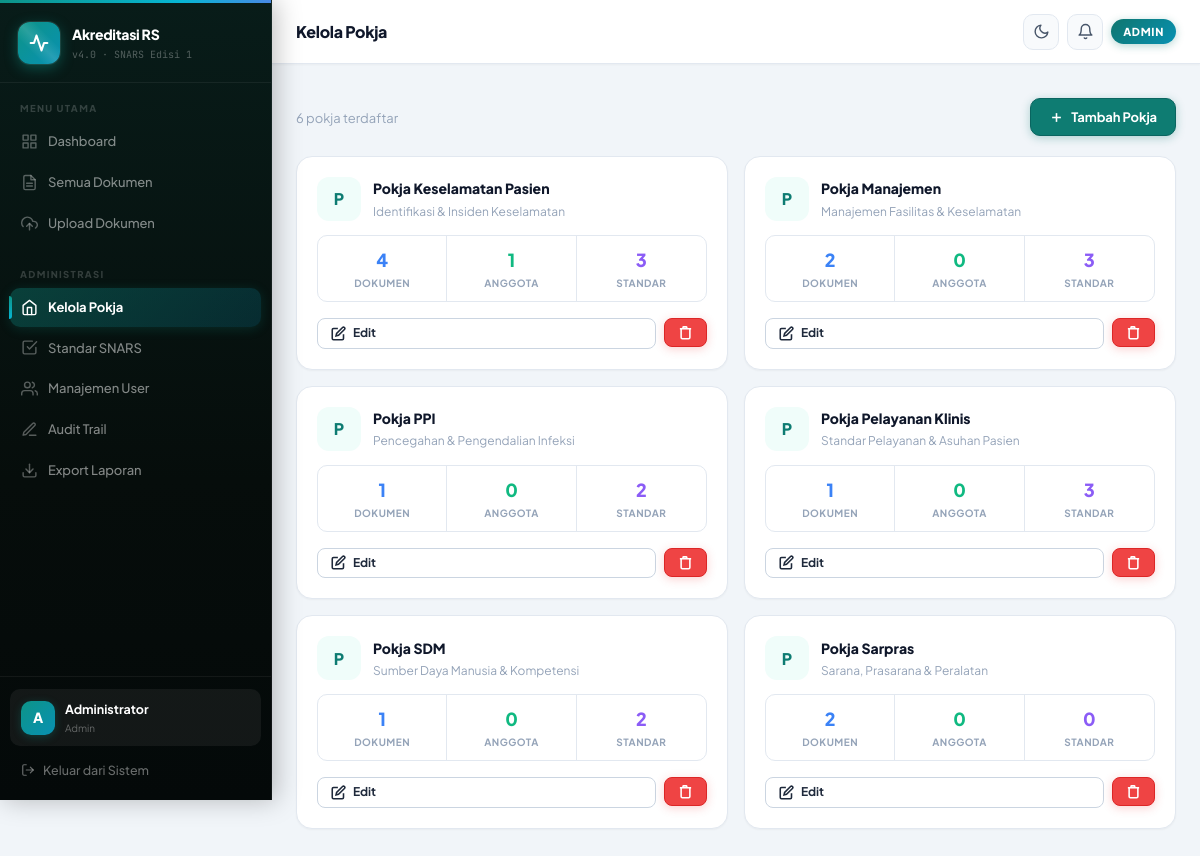
The app's page /admin/pokja (signed in) with its own data.
### tables this page shows
CREATE TABLE users(
            id INTEGER PRIMARY KEY AUTOINCREMENT,
            username TEXT UNIQUE NOT NULL,
            full_name TEXT NOT NULL,
            role TEXT NOT NULL,
            password_hash TEXT NOT NULL,
            active INTEGER NOT NULL DEFAULT 1,
            theme TEXT NOT NULL DEFAULT 'light',
            created_at TEXT NOT NULL);

CREATE TABLE pokja(
            id INTEGER PRIMARY KEY AUTOINCREMENT,
            name TEXT UNIQUE NOT NULL,
            description TEXT DEFAULT '');

### app.py (the view, shortened to what this page needs)
    @app.route("/admin/pokja", methods=["GET", "POST"])
    @login_required
    @admin_required
    def manage_pokja():
        pokja_rows = g.db.execute("""
            SELECT p.id, p.name, p.description,
                   COUNT(DISTINCT f.id) AS total_files,
                   COUNT(DISTINCT up.user_id) AS total_users,
                   COUNT(DISTINCT s.id) AS total_standar
            FROM pokja p
            LEFT JOIN files f ON f.pokja_id=p.id
            LEFT JOIN user_pokja up ON up.pokja_id=p.id
            LEFT JOIN standar s ON s.pokja_id=p.id
            GROUP BY p.id ORDER BY p.name
        """).fetchall()
        return render_template("pokja.html", pokja_rows=pokja_rows, csrf=_csrf())

### app.py (called while the page is built)
def get_db_connection():
    c = sqlite3.connect(DB_PATH)
    c.row_factory = sqlite3.Row
    c.execute("PRAGMA foreign_keys=ON")
    c.execute("PRAGMA journal_mode=WAL")
    return c

def get_current_user():
    uid = session.get("user_id")
    if not uid: return None
    db  = getattr(g, "db", None)
    if not db: return None
    row = db.execute(
        "SELECT id,username,full_name,role,active,theme FROM users WHERE id=?", (uid,)).fetchone()
    if not row or int(row["active"]) != 1:
        session.clear(); return None
    return row

def login_required(func):
    @wraps(func)
    def wrapper(*a, **kw):
        if not g.user: return redirect(url_for("login"))
        return func(*a, **kw)
    return wrapper

def admin_required(func):
    @wraps(func)
    def wrapper(*a, **kw):
        if not g.user or g.user["role"] != "admin":
            flash("Akses ditolak. Halaman ini hanya untuk administrator.", "danger")
            return redirect(url_for("dashboard"))
        return func(*a, **kw)
    return wrapper

def _csrf():    return session.get("_csrf", "")

### templates/pokja.html (shortened to what this page needs)
{% extends 'base.html' %}
{% block page_title %}Kelola Pokja{% endblock %}
{% block content %}
<div class="section-header mb-24">
  <div>
    <div class="section-sub">{{ pokja_rows|length }} pokja terdaftar</div>
  </div>
  <button class="btn btn-primary" onclick="openModal('modalAddPokja')">
    <svg xmlns="http://w3.org" viewBox="0 0 24 24" fill="none" stroke="currentColor" stroke-width="2.5"><line x1="12" y1="5" x2="12" y2="19"/><line x1="5" y1="12" x2="19" y2="12"/></svg>
    Tambah Pokja
  </button>
</div>
{% if pokja_rows %}
<div style="display:grid;grid-template-columns:repeat(auto-fill,minmax(300px,1fr));gap:16px;margin-bottom:24px;">
  {% for p in pokja_rows %}
  <div class="card" style="overflow:visible;">
    <div style="padding:20px;">
      <div style="display:flex;align-items:flex-start;justify-content:space-between;gap:12px;margin-bottom:14px;">
        <div style="display:flex;align-items:center;gap:12px;">
          <div style="width:44px;height:44px;border-radius:12px;background:var(--brand-xlight);color:var(--brand);display:flex;align-items:center;justify-content:center;flex-shrink:0;font-weight:900;font-size:16px;">
            {{ p['name'][0]|upper }}
          </div>
          <div>
            <div style="font-weight:800;font-size:14px;color:var(--text-1);">{{ p['name'] }}</div>
            {% if p['description'] %}
            <div style="font-size:12px;color:var(--text-4);margin-top:2px;">{{ p['description']|truncate(50) }}</div>
            {% endif %}
          </div>
        </div>
      </div>
      <div style="display:grid;grid-template-columns:repeat(3,1fr);gap:0;border:1.5px solid var(--border);border-radius:10px;overflow:hidden;margin-bottom:16px;">
        <div style="padding:10px;text-align:center;border-right:1px solid var(--border);">
          <div style="font-size:18px;font-weight:900;color:var(--blue);">{{ p['total_files'] }}</div>
          <div style="font-size:10px;color:var(--text-4);font-weight:700;text-transform:uppercase;letter-spacing:.05em;">Dokumen</div>
        </div>
        <div style="padding:10px;text-align:center;border-right:1px solid var(--border);">
          <div style="font-size:18px;font-weight:900;color:var(--green);">{{ p['total_users'] }}</div>
          <div style="font-size:10px;color:var(--text-4);font-weight:700;text-transform:uppercase;letter-spacing:.05em;">Anggota</div>
        </div>
        <div style="padding:10px;text-align:center;">
          <div style="font-size:18px;font-weight:900;color:var(--purple);">{{ p['total_standar'] }}</div>
          <div style="font-size:10px;color:var(--text-4);font-weight:700;text-transform:uppercase;letter-spacing:.05em;">Standar</div>
        </div>
      </div>
      <div style="display:flex;gap:8px;">
        <button class="btn btn-secondary btn-sm" style="flex:1;" title="Edit"
                onclick="openEditPokja({{ p['id'] }}, '{{ p['name']|replace('\'','\\\'') }}', '{{ p['description']|replace('\'','\\\'') if p['description'] else '' }}')">
          <svg xmlns="http://w3.org" viewBox="0 0 24 24" fill="none" stroke="currentColor" stroke-width="2.5"><path d="M11 4H4a2 2 0 0 0-2 2v14a2 2 0 0 0 2 2h14a2 2 0 0 0 2-2v-7"/><path d="M18.5 2.5a2.121 2.121 0 0 1 3 3L12 15l-4 1 1-4 9.5-9.5z"/></svg>
          Edit
        </button>
        <form method="POST" action="{{ url_for('manage_pokja') }}" id="delP-{{ p['id'] }}" style="display:inline;">
          <button type="button" class="btn btn-danger btn-sm"
                  onclick="confirmDelete('delP-{{ p['id'] }}', '{{ p['name']|e }}')" title="Hapus">
            <svg xmlns="http://w3.org" viewBox="0 0 24 24" fill="none" stroke="currentColor" stroke-width="2.5"><polyline points="3 6 5 6 21 6"/><path d="M19 6v14a2 2 0 0 1-2 2H7a2 2 0 0 1-2-2V6m3 0V4a1 1 0 0 1 1-1h4a1 1 0 0 1 1 1v2"/></svg>
          </button>
        </form>
      </div>
    </div>
  </div>
  {% endfor %}
</div>
{% endif %}
{% endblock %}

### templates/base.html (shortened to what this page needs)
<!DOCTYPE html>
<html lang="id" data-theme="light">
<head>
  <link rel="stylesheet" href="{{ url_for('static', filename='css/app.css') }}">
</head>
<body>
<div class="layout">
  <aside class="sidebar" id="sidebar">
    <div class="sidebar-brand">
      <div class="brand-logo">
        <svg xmlns="http://www.w3.org/2000/svg" viewBox="0 0 24 24" fill="none" stroke="currentColor" stroke-width="2.5" stroke-linecap="round" stroke-linejoin="round"><path d="M22 12h-4l-3 9L9 3l-3 9H2"/></svg>
      </div>
      <div>
        <div class="brand-name">Akreditasi RS</div>
        <div class="brand-ver">v4.0 · SNARS Edisi 1</div>
      </div>
    </div>
    <div class="sidebar-section">
      <div class="sidebar-label">Menu Utama</div>
      <a href="{{ url_for('dashboard') }}" class="nav-item {% if request.endpoint == 'dashboard' %}active{% endif %}">
        Dashboard
      </a>
      <a href="{{ url_for('dokumen') }}" class="nav-item {% if request.endpoint == 'dokumen' %}active{% endif %}">
        Semua Dokumen
      </a>
      <a href="{{ url_for('upload_file') }}" class="nav-item {% if request.endpoint == 'upload_file' %}active{% endif %}">
        <svg xmlns="http://www.w3.org/2000/svg" viewBox="0 0 24 24" fill="none" stroke="currentColor" stroke-width="2" stroke-linecap="round" stroke-linejoin="round"><polyline points="16 16 12 12 8 16"/><line x1="12" y1="12" x2="12" y2="21"/><path d="M20.39 18.39A5 5 0 0 0 18 9h-1.26A8 8 0 1 0 3 16.3"/></svg>
        Upload Dokumen
      </a>
    </div>
    {% if g.user['role'] == 'admin' %}
    <div class="sidebar-section">
      <div class="sidebar-label">Administrasi</div>
      <a href="{{ url_for('manage_pokja') }}" class="nav-item {% if request.endpoint == 'manage_pokja' %}active{% endif %}">
        <svg xmlns="http://www.w3.org/2000/svg" viewBox="0 0 24 24" fill="none" stroke="currentColor" stroke-width="2" stroke-linecap="round" stroke-linejoin="round"><path d="M3 9l9-7 9 7v11a2 2 0 0 1-2 2H5a2 2 0 0 1-2-2z"/><polyline points="9 22 9 12 15 12 15 22"/></svg>
        Kelola Pokja
      </a>
      <a href="{{ url_for('manage_standar') }}" class="nav-item {% if request.endpoint == 'manage_standar' %}active{% endif %}">
        <svg xmlns="http://www.w3.org/2000/svg" viewBox="0 0 24 24" fill="none" stroke="currentColor" stroke-width="2" stroke-linecap="round" stroke-linejoin="round"><polyline points="9 11 12 14 22 4"/><path d="M21 12v7a2 2 0 0 1-2 2H5a2 2 0 0 1-2-2V5a2 2 0 0 1 2-2h11"/></svg>
        Standar SNARS
      </a>
      <a href="{{ url_for('manage_users') }}" class="nav-item {% if request.endpoint == 'manage_users' %}active{% endif %}">
        Manajemen User
      </a>
      <a href="{{ url_for('audit_trail') }}" class="nav-item {% if request.endpoint == 'audit_trail' %}active{% endif %}">
        <svg xmlns="http://www.w3.org/2000/svg" viewBox="0 0 24 24" fill="none" stroke="currentColor" stroke-width="2" stroke-linecap="round" stroke-linejoin="round"><path d="M12 20h9"/><path d="M16.5 3.5a2.121 2.121 0 0 1 3 3L7 19l-4 1 1-4L16.5 3.5z"/></svg>
        Audit Trail
      </a>
      <a href="{{ url_for('export_csv') }}" class="nav-item">
        <svg xmlns="http://www.w3.org/2000/svg" viewBox="0 0 24 24" fill="none" stroke="currentColor" stroke-width="2" stroke-linecap="round" stroke-linejoin="round"><path d="M21 15v4a2 2 0 0 1-2 2H5a2 2 0 0 1-2-2v-4"/><polyline points="7 10 12 15 17 10"/><line x1="12" y1="15" x2="12" y2="3"/></svg>
        Export Laporan
      </a>
    </div>
    {% endif %}
    <div class="sidebar-footer">
      <a href="{{ url_for('profile') }}" class="user-card">
        <div class="user-avatar">{{ g.user['full_name'][0]|upper }}</div>
        <div>
          <div class="user-info-name">{{ g.user['full_name'] }}</div>
          <div class="user-info-role">{{ g.user['role']|replace('_',' ')|title }}</div>
        </div>
      </a>
      <a href="{{ url_for('logout') }}" class="btn-logout">
        <svg xmlns="http://www.w3.org/2000/svg" viewBox="0 0 24 24" fill="none" stroke="currentColor" stroke-width="2" stroke-linecap="round" stroke-linejoin="round"><path d="M9 21H5a2 2 0 0 1-2-2V5a2 2 0 0 1 2-2h4"/><polyline points="16 17 21 12 16 7"/><line x1="21" y1="12" x2="9" y2="12"/></svg>
        Keluar dari Sistem
      </a>
    </div>
  </aside>
  <div class="main">
    <header class="topbar">
      <h1 class="topbar-title">{% block page_title %}{% endblock %}</h1>
      <div class="topbar-right">
        <button class="icon-btn" id="themeBtn" title="Ganti tema">
          <svg id="iconMoon" xmlns="http://www.w3.org/2000/svg" viewBox="0 0 24 24" fill="none" stroke="currentColor" stroke-width="2" stroke-linecap="round" stroke-linejoin="round"><path d="M21 12.79A9 9 0 1 1 11.21 3 7 7 0 0 0 21 12.79z"/></svg>
        </button>
        <div style="position:relative;">
          <button class="icon-btn" id="notifBtn" title="Notifikasi">
            <svg xmlns="http://www.w3.org/2000/svg" viewBox="0 0 24 24" fill="none" stroke="currentColor" stroke-width="2" stroke-linecap="round" stroke-linejoin="round"><path d="M18 8A6 6 0 0 0 6 8c0 7-3 9-3 9h18s-3-2-3-9"/><path d="M13.73 21a2 2 0 0 1-3.46 0"/></svg>
          </button>
        </div>
        <span class="role-pill role-{{ g.user['role'] }}">{{ g.user['role']|replace('_',' ')|title }}</span>
      </div>
    </header>
    <main class="content">{% block content %}{% endblock %}</main>
  </div>
</div>
</body>
</html>

### records on screen
users: full_name "A", user.full_name "Administrator", user.role "Admin", user.role "ADMIN"
pokja: name "P", name "Pokja Keselamatan Pasien", description "Identifikasi & Insiden Keselamatan", total_files "4", total_users "1", total_standar "3"
pokja: name "P", name "Pokja Manajemen", description "Manajemen Fasilitas & Keselamatan", total_files "2", total_users "0", total_standar "3"
pokja: name "P", name "Pokja PPI", description "Pencegahan & Pengendalian Infeksi", total_files "1", total_users "0", total_standar "2"
pokja: name "P", name "Pokja Pelayanan Klinis", description "Standar Pelayanan & Asuhan Pasien", total_files "1", total_users "0", total_standar "3"
pokja: name "P", name "Pokja SDM", description "Sumber Daya Manusia & Kompetensi", total_files "1", total_users "0", total_standar "2"
pokja: name "P", name "Pokja Sarpras", description "Sarana, Prasarana & Peralatan", total_files "2", total_users "0", total_standar "0"

### other values on screen
{{ pokja_rows|length }} "6"
